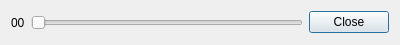
<?xml version="1.0" encoding="UTF-8"?>
<ui version="4.0">
 <class>EditTransparencyModel</class>
 <widget class="QDialog" name="EditTransparencyModel">
  <property name="geometry">
   <rect>
    <x>0</x>
    <y>0</y>
    <width>400</width>
    <height>45</height>
   </rect>
  </property>
  <property name="windowTitle">
   <string>Transparency</string>
  </property>
  <layout class="QHBoxLayout" name="horizontalLayout">
   <item>
    <widget class="QLabel" name="transparency_label">
     <property name="text">
      <string>00</string>
     </property>
    </widget>
   </item>
   <item>
    <widget class="QSlider" name="transparency_value_slider">
     <property name="minimumSize">
      <size>
       <width>50</width>
       <height>0</height>
      </size>
     </property>
     <property name="orientation">
      <enum>Qt::Horizontal</enum>
     </property>
    </widget>
   </item>
   <item>
    <widget class="QPushButton" name="valid_btn">
     <property name="text">
      <string>Close</string>
     </property>
    </widget>
   </item>
  </layout>
 </widget>
 <resources/>
 <connections/>
</ui>
